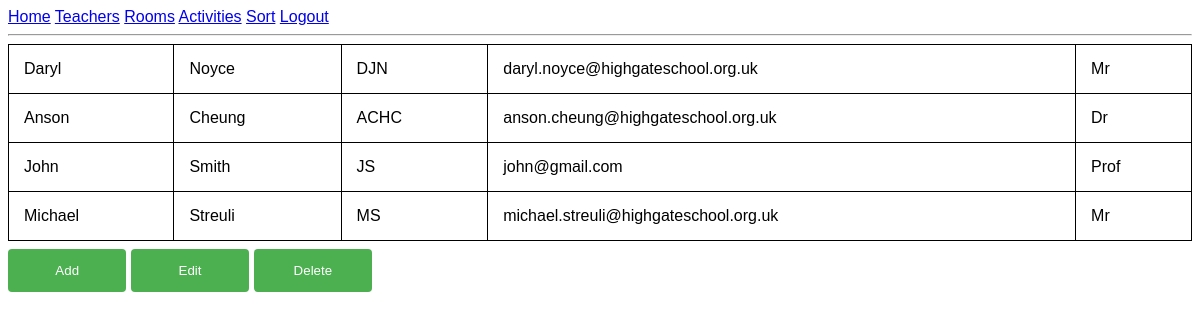
Screenshot of /teachers (signed in) with the database file from the repository.
### models.py (models this page shows, shortened)
class Teacher(db.Model):
    id = db.Column(db.Integer, primary_key=True)
    f_name = db.Column(db.String(64))
    s_name = db.Column(db.String(64))
    initials = db.Column(db.String(64))
    email = db.Column(db.String(64), unique=True)
    title = db.Column(db.String(64))
    activities = db.relationship('Activity', secondary='teacher_activity_link')
    def iterable(self):
        return [self.f_name, self.s_name, self.initials, self.email, self.title]

### app.py (the view, shortened to what this page needs)
@app.route('/teachers', methods=['GET', 'POST'])
@login_required
def teachers():
    teacher_table = [teacher.iterable() for teacher in Teacher.query.all()]
    find_edit_id_form = FindEditIdFormTeacher()
    edit_teacher_form = EditTeacherForm()
    add_teacher_form = AddTeacherForm()
    delete_teacher_form = DeleteTeacherForm()
    teacher_form = TeacherForm()
    fields = ['f_name', 's_name', 'initials', 'email', 'title']
    show_options = {
        'edit_id': False,
        'edit': False,
        'add': False,
        'delete': False
    }
    data = request.form
    if 'add' in data:
        show_options['add'] = True
        redirect('teachers')
    if 'edit' in data:
        show_options['edit_id'] = True
        redirect('teachers')
    if 'delete' in data:
        show_options['delete'] = True
        redirect('teachers')
    if add_teacher_form.submit_add.data and add_teacher_form.validate_on_submit():
        new_teacher = Teacher(f_name=add_teacher_form.f_name.data, s_name=add_teacher_form.s_name.data, initials=add_teacher_form.initials.data,
                              email=add_teacher_form.email.data, title=add_teacher_form.title.data)
        new_teacher.add()
        return redirect('teachers')
    if edit_teacher_form.submit_edit.data and edit_teacher_form.validate_on_submit():
        teacher_to_edit = Teacher.query.get(cache.get('teacher_to_edit_id'))
        teacher_to_edit.edit(edit_teacher_form)
        print(edit_teacher_form.title.data)
        return redirect('teachers')
    teacher_table = [teacher.iterable() for teacher in Teacher.query.all()]
    return render_template('teachers.html', teacher_table=teacher_table, add_teacher_form=add_teacher_form, find_edit_id_form=find_edit_id_form,
                           edit_teacher_form=edit_teacher_form, delete_teacher_form=delete_teacher_form, show_options=show_options)

### forms.py
class FindEditIdFormTeacher(FlaskForm):
    s_name = StringField('Surname', validators=[DataRequired()], render_kw={'placeholder': 'Surname of teacher to edit'})
    submit_edit_id = SubmitField('Submit')

class EditTeacherForm(FlaskForm):
    f_name = StringField('First name', validators=[DataRequired()], render_kw={'placeholder': 'First Name'})
    s_name = StringField('Surname', validators=[DataRequired()], render_kw={'placeholder': 'Surname Name'})
    initials = StringField('Initials', validators=[DataRequired()], render_kw={'placeholder': 'Initials'})
    email = StringField('Email', validators=[DataRequired(), Email()], render_kw={'placeholder': 'Email'})
    title = StringField('Title', validators=[DataRequired()], render_kw={'placeholder': 'Title'})
    submit_edit = SubmitField('Submit')

### models.py (called while the page is built)
@login.user_loader
def load_user(user_id):
    return User.query.get(int(user_id))

### templates/teachers.html (shortened to what this page needs)
{% extends "base.html" %}
{% block content %}
<table>
    {% for teacher in teacher_table %}
        <tr>
        {% for item in teacher %}
            <td>{{ item }}</td>
        {% endfor %}
        </tr>
    {% endfor %}
</table>
<form action="" method="post" novalidate>
<input type="submit" value="Add" name="add">
<input type="submit" value="Edit" name="edit">
<input type="submit" value="Delete" name="delete">
</form>
{% endblock %}

### static/stylesheets/CSS.css (style rules this page uses)
html { font-family: "Lucida Sans", sans-serif; }
input[type=submit] { width: 10%; background-color: #4CAF50; color: white; padding: 14px 20px; margin: 8px 0; border: none; border-radius: 4px; cursor: pointer; }
table { width: 100%; border-collapse: collapse; }
table, th, td { border: 1px solid black; }
th, td { padding: 15px; }

### rows the page displays
Teacher: f_name "Daryl", s_name "Noyce", initials "DJN", email "daryl.noyce@highgateschool.org.uk", title "Mr"
Teacher: f_name "Anson", s_name "Cheung", initials "ACHC", email "anson.cheung@highgateschool.org.uk", title "Dr"
Teacher: f_name "John", s_name "Smith", initials "JS", email "john@gmail.com", title "Prof"
Teacher: f_name "Michael", s_name "Streuli", initials "MS", email "michael.streuli@highgateschool.org.uk", title "Mr"
